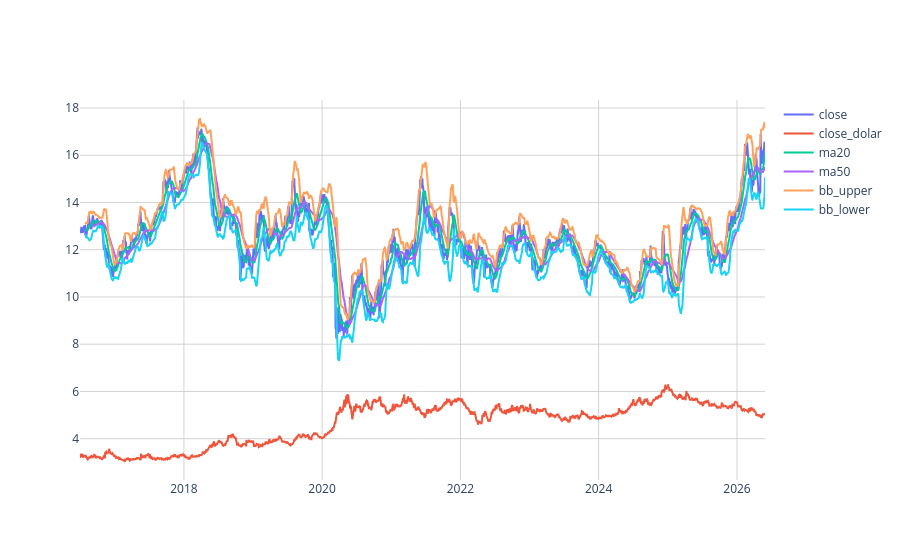

Notebook cell for this chart:
### Markdown cell above
## Métricas ao longo do tempo

### Code cell
import plotly.graph_objects as go

fig = go.Figure()

for coluna in ['close', 'close_dolar', 'ma20', 'ma50', 'bb_upper', 'bb_lower']:
    fig.add_trace(go.Line(x = tb_analitica['date'], y = tb_analitica[coluna], name = coluna))

fig.update_layout(plot_bgcolor = 'white')

fig.update_xaxes(
    showgrid=True,
    gridcolor="lightgray",
    gridwidth=1
)

fig.update_yaxes(
    showgrid=True,
    gridcolor="lightgray",
    gridwidth=1
)
fig.show()

### Figure 1 — Plotly figure (JSON) as saved in the notebook; plotly's stock layout.template omitted (floating-point values rounded to 4 significant figures; data arrays with more than 128 entries replaced by an {"elided": "..."} marker saying what was removed)
{"data": [{"name": "close", "type": "scatter", "x": {"elided": "2469 str values"}, "y": {"elided": "2469 float values"}}, {"name": "close_dolar", "type": "scatter", "x": {"elided": "2469 str values"}, "y": {"elided": "2469 float values"}}, {"name": "ma20", "type": "scatter", "x": {"elided": "2469 str values"}, "y": {"elided": "2469 float values"}}, {"name": "ma50", "type": "scatter", "x": {"elided": "2469 str values"}, "y": {"elided": "2469 float values"}}, {"name": "bb_upper", "type": "scatter", "x": {"elided": "2469 str values"}, "y": {"elided": "2469 float values"}}, {"name": "bb_lower", "type": "scatter", "x": {"elided": "2469 str values"}, "y": {"elided": "2469 float values"}}], "layout": {"plot_bgcolor": "white", "xaxis": {"gridcolor": "lightgray", "gridwidth": 1, "showgrid": true}, "yaxis": {"gridcolor": "lightgray", "gridwidth": 1, "showgrid": true}}}
